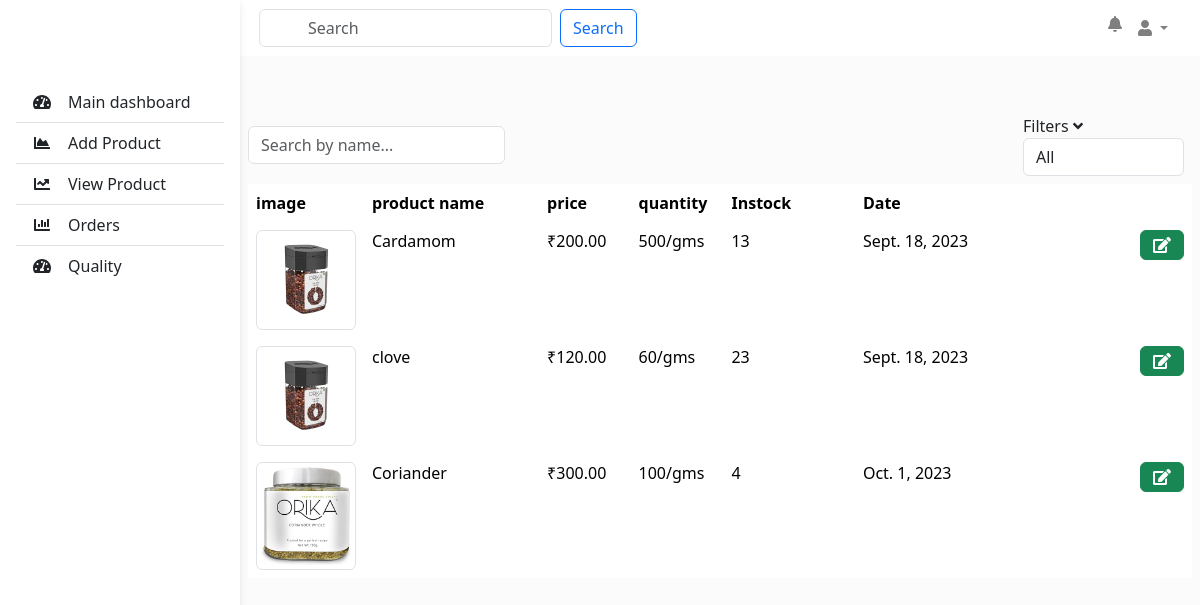
The app's page /seller_product_listing/ (signed in), older data.
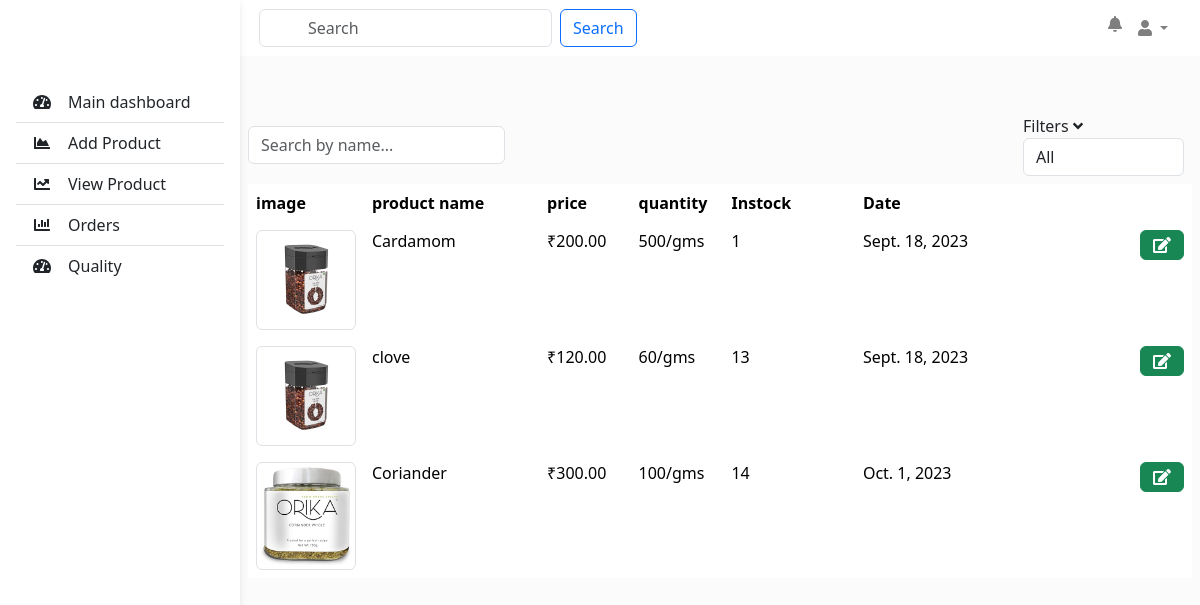
The same page, newer data.
### storeapp/models.py (models this page shows, shortened)
class Product(models.Model):
    product_name = models.CharField(max_length=255,null=True)
    description = models.TextField()
    image = models.ImageField(upload_to='products/', null=True, blank=True)
    quantity_value = models.PositiveIntegerField(default=100,null=True)
    quantity_prefix = models.CharField(max_length=10, choices=[('gms', 'gms'), ('kg', 'kg')], default='gms')
    stock = models.PositiveIntegerField(default=1,null=True)
    price = models.DecimalField(max_digits=10, decimal_places=2,null=True)
    date_added = models.DateField(default=timezone.now)
    brand_name = models.CharField(max_length=255, default="",null=True)
    seller = models.ForeignKey(CustomUser, on_delete=models.CASCADE, null=True, blank=True)
    batch_no=models.CharField(max_length=10,default="",null=True)
    average_rating = models.FloatField(default=0.0)
    STATUS_CHOICES = [
        ('In Stock', 'In Stock'),
        ('Out of Stock', 'Out of Stock'),
    ]
    status = models.CharField(max_length=15, choices=STATUS_CHOICES, default='In Stock')

### storeapp/views.py (the view)
# urls.py: path('seller_product_listing/', views.seller_product_listing, name='seller_product_listing'),
@login_required(login_url='loginredirect')
def seller_product_listing(request):
    if request.user.is_seller:
        current_seller = request.user
        seller_products = Product.objects.filter(seller=current_seller)
        context = {
            'seller_products': seller_products
        }
        return render(request, 'product_list.html', context)
    else:
        return redirect('seller_register')

### template/product_list.html (shortened to what this page needs)
<html>
<head>
<link rel="stylesheet" href="https://maxcdn.bootstrapcdn.com/bootstrap/4.5.2/css/bootstrap.min.css">
        <link href="https://cdn.jsdelivr.net/npm/bootstrap@5.3.2/dist/css/bootstrap.min.css" rel="stylesheet">
        <link rel="stylesheet" href="https://cdn.jsdelivr.net/npm/bootstrap-icons@1.11.1/font/bootstrap-icons.css">
    </head>
<header>
    <nav
         id="sidebarMenu"
         class="collapse d-lg-block sidebar collapse bg-white"
         >
      <div class="position-sticky">
        <div class="list-group list-group-flush mx-3 mt-4">
          <a
             href="{% url "seller_index" %}"
             class="list-group-item list-group-item-action py-2 ripple"
             aria-current="true"
             >
            <i class="fas fa-tachometer-alt fa-fw me-3"></i
              ><span>Main dashboard</span>
          </a>
          <a
             href="{% url "add_product" %}"
             class="list-group-item list-group-item-action py-2 ripple "
             >
            <i class="fas fa-chart-area fa-fw me-3"></i
              ><span>Add Product</span>
          </a>
          <a
             href="{% url "seller_product_listing" %}"
             class="list-group-item list-group-item-action py-2 ripple"
             ><i class="fas fa-chart-line fa-fw me-3"></i
            ><span>View Product</span></a
            >
            <a
             href="{% url "seller_orders" %}"
             class="list-group-item list-group-item-action py-2 ripple"
             ><i class="fas fa-chart-bar fa-fw me-3"></i><span>Orders</span></a
            >
            <a
             href="{% url "quality" %}"
             class="list-group-item list-group-item-action py-2 ripple"
             aria-current="true"
             >
            <i class="fas fa-tachometer-alt fa-fw me-3"></i
              ><span>Quality</span>
          </a>
        </div>
      </div>
    </nav>
    <nav class="my-custom-navbar navbar navbar-expand-lg navbar-light bg-white">
        <div class="container ps-5 ms-5">
          <a class="navbar-brand" href="#">My Project</a>
          <form class="form-inline my-2 my-lg-0">
            <input
              class="form-control mr-sm-2 ps-5 ms-5"
              type="search"
              placeholder="Search"
              aria-label="Search"
            />
            <button class="btn btn-outline-primary my-2 my-sm-0" type="submit">
              Search
            </button>
          </form>
          <ul class="navbar-nav ml-auto">
            <li class="nav-item">
              <a class="nav-link" href="#">
                <i class="fas fa-bell"></i>
              </a>
            </li>
            <li class="nav-item dropdown">
              <a
                class="nav-link dropdown-toggle"
                href="#"
                id="userDropdown"
                role="button"
                data-toggle="dropdown"
                aria-haspopup="true"
                aria-expanded="false"
              >
                <i class="fas fa-user"></i>
              </a>
            </li>
          </ul>
        </div>
      </nav>
  </header>
  <main style="margin-top: 58px">
    <div class="container mt-5 px-2">
        <div class="mb-2 d-flex justify-content-between align-items-center">
            <div class="position-relative">
                <input type="text" id="search-input" class="form-control w-100" placeholder="Search by name...">
            </div>
            <div class="px-2">
                <span>Filters <i class="fa fa-angle-down"></i></span>
                <select id="filter-options" class="form-control">
                    <option value="all">All</option>
                </select>
            </div>
        </div>
        <div class="table-responsive">
            <table class="table table-responsive table-borderless">
                <thead>
                    <tr class="bg-light">
                        <th scope="col" width="5%">image</th>
                        <th scope="col" width="20%">product name</th>
                        <th scope="col" width="10%">price</th>
                        <th scope="col" width="10%">quantity</th>
                        <th scope="col" width="15%">Instock</th>
                        <th scope="col" width="15%">Date</th>
                        <th scope="col" class="text-end" width="30%"></th>
                    </tr>
                </thead>
                <tbody>
                    {% for product in seller_products %}
                    <tr>
                        <td>
                            <img src="{{ product.image.url }}" alt="{{ product.product_name }}" class="img-thumbnail" style="max-width: 100px;">
                        </td>
                        <td class="product-name">{{ product.product_name }}</td>
                        <td class="price">₹{{ product.price }}</td>
                        <td class="quantity"> {{ product.quantity_value }}/{{product.quantity_prefix}}</td>
                        <td class="stock">{{ product.stock }}</td>
                        <td class="date">{{ product.date_added }}</td>
                        <td class="text-end">
                            <a href={% url "update_product" product.id %}><button type="button" class="btn btn-success"><i class="fas fa-edit"></i></button></a>
                        </td>
                    </tr>
                    {% endfor %}
                </tbody>
            </table>
        </div>
    </div>
</main>
    <link rel="stylesheet" type="text/css" href="https://cdn.datatables.net/1.11.10/css/jquery.dataTables.css">
  </html>

### template/product_list.html (style rules this page uses)
@media (min-width: 991.98px) { main { padding-left: 240px; } }
.sidebar { position: fixed; top: 0; bottom: 0; left: 0; padding: 58px 0 0; box-shadow: 0 2px 5px 0 rgb(0 0 0 / 5%), 0 2px 10px 0 rgb(0 0 0 / 5%); width: 240px; z-index: 600; }

Row changes from the older to the newer data that the page shows:
changed Product "Cardamom": stock "13" → "1"
changed Product "clove": stock "23" → "13"
changed Product "Coriander": stock "4" → "14"
